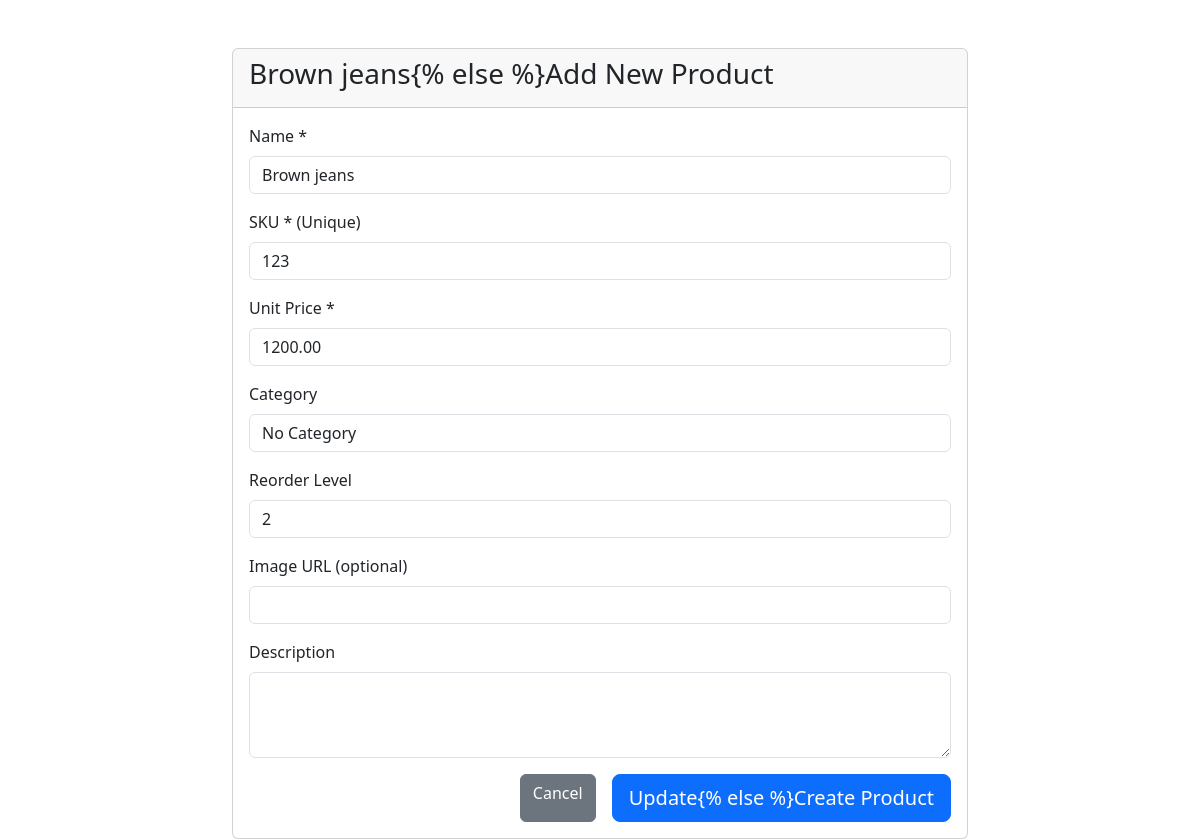
/products/update/4/ (signed in), run on the app's committed database.
### products/models.py (models this page shows, shortened)
class Product(models.Model):
    name = models.CharField(max_length=200)
    description = models.TextField(blank=True)
    category = models.ForeignKey(Category, on_delete=models.SET_NULL, null=True, blank=True, related_name='products')
    sku = models.CharField(max_length=100, unique=True)
    barcode = models.CharField(max_length=100, blank=True)
    unit_price = models.DecimalField(max_digits=10, decimal_places=2)
    cost_price = models.DecimalField(max_digits=10, decimal_places=2)
    reorder_level = models.PositiveIntegerField(default=0)
    image = models.URLField(max_length=500, blank=True, null=True)
    is_active = models.BooleanField(default=True)
    created_at = models.DateTimeField(auto_now_add=True)
    updated_at = models.DateTimeField(auto_now=True)
    class Meta:
        ordering = ['name']

### products/views.py (the view, shortened to what this page needs)
# urls.py: path('update/<int:pk>/', views.product_update, name='product_update'),
@login_required
def product_update(request, pk):
    product = get_object_or_404(Product, pk=pk)
    categories = Category.objects.filter(is_active=True)
    return render(request, 'products/product_form_fixed.html', {
        'product': product,
        'categories': categories,
        'action': 'Edit'
    })

### products/templates/products/product_form_fixed.html (shortened to what this page needs)
<!doctype html>
<html>
    <head>
        <link
            href="https://cdn.jsdelivr.net/npm/bootstrap@5.3.0/dist/css/bootstrap.min.css"
            rel="stylesheet"
        />
    </head>
    <body>
        <div class="container mt-5">
            <div class="row justify-content-center">
                <div class="col-md-8">
                    <div class="card">
                        <div class="card-header">
                            <h3>
                                {% if action == 'Edit' %}{{ product.name }}{%
                                else %}Add New Product{% endif %}
                            </h3>
                        </div>
                        <div class="card-body">
                            <form method="post">
                                <div class="mb-3">
                                    <label class="form-label">Name *</label>
                                    <input
                                        type="text"
                                        class="form-control"
                                        name="name"
                                        value="{{ product.name|default:'' }}"
                                        required
                                    />
                                </div>
                                <div class="mb-3">
                                    <label class="form-label"
                                        >SKU * (Unique)</label
                                    >
                                    <input
                                        type="text"
                                        class="form-control"
                                        name="sku"
                                        value="{{ product.sku|default:'' }}"
                                        required
                                    />
                                </div>
                                <div class="mb-3">
                                    <label class="form-label"
                                        >Unit Price *</label
                                    >
                                    <input
                                        type="number"
                                        step="0.01"
                                        class="form-control"
                                        name="unit_price"
                                        value="{{ product.unit_price|default:'0' }}"
                                        required
                                    />
                                </div>
                                <div class="mb-3">
                                    <label class="form-label">Category</label>
                                    <select
                                        class="form-control"
                                        name="category"
                                    >
                                        <option value="">No Category</option>
                                    </select>
                                </div>
                                <div class="mb-3">
                                    <label class="form-label"
                                        >Reorder Level</label
                                    >
                                    <input
                                        type="number"
                                        class="form-control"
                                        name="reorder_level"
                                        value="{{ product.reorder_level|default:0 }}"
                                    />
                                </div>
                                <div class="mb-3">
                                    <label class="form-label"
                                        >Image URL (optional)</label
                                    >
                                    <input
                                        type="url"
                                        class="form-control"
                                        name="image"
                                        value="{{ product.image|default:'' }}"
                                    />
                                </div>
                                <div class="mb-3">
                                    <label class="form-label"
                                        >Description</label
                                    >
                                    <textarea
                                        class="form-control"
                                        name="description"
                                        rows="3"
                                    >
{{ product.description|default:'' }}</textarea
                                    >
                                </div>
                                <div
                                    class="d-grid gap-2 d-md-flex justify-content-md-end"
                                >
                                    <a
                                        href="{% url 'products:product_list' %}"
                                        class="btn btn-secondary me-md-2"
                                        >Cancel</a
                                    >
                                    <button
                                        type="submit"
                                        class="btn btn-primary btn-lg"
                                    >
                                        {% if action == 'Edit' %}Update{% else
                                        %}Create{% endif %} Product
                                    </button>
                                </div>
                            </form>
                        </div>
                    </div>
                </div>
            </div>
        </div>
    </body>
</html>

### data on the page
Product: name "Brown jeans", sku "123", unit_price "1200.00", reorder_level "2"
